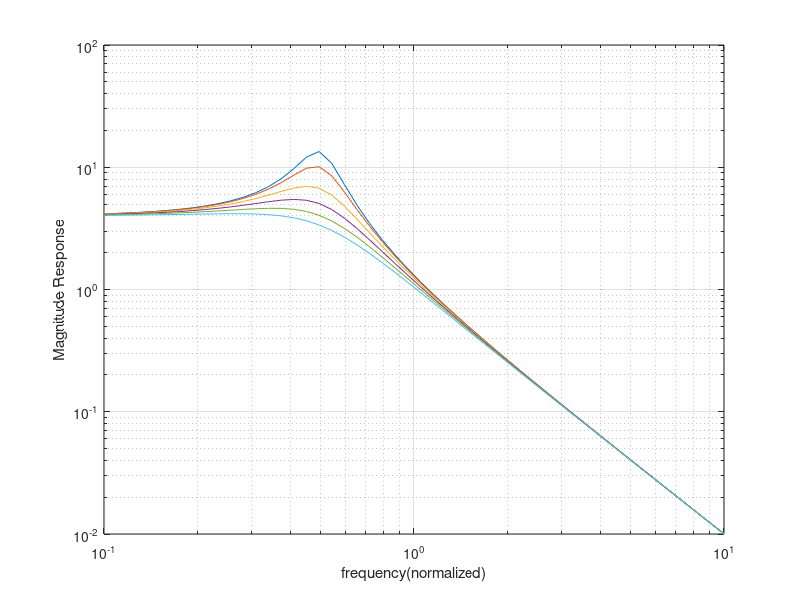
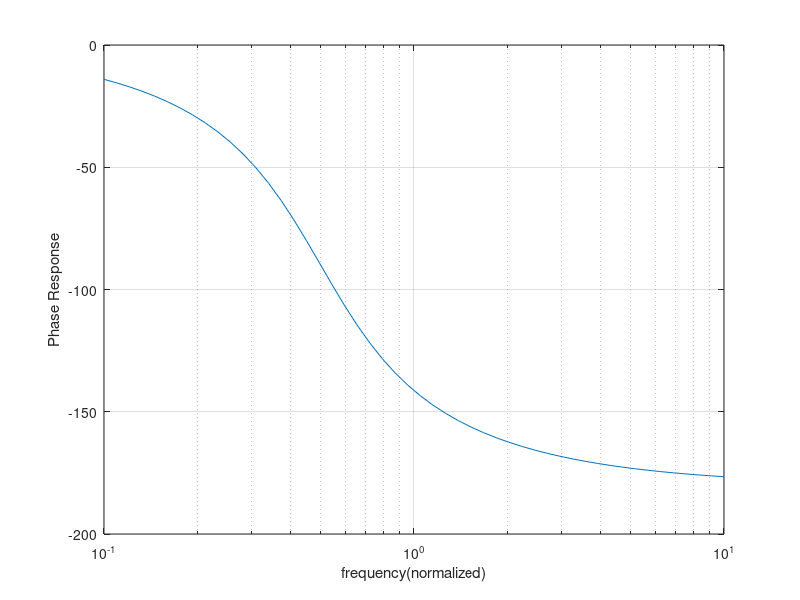

Write MATLAB code to recreate these figures, in order.
% Emmanuel S Akosah     ENGS22
% Lab 4 Fluid Systems Jan 23, 2017



clear all;
wn = 0.5;
w = logspace(-1,1);
dr = [0.15 0.2 0.3 0.4 0.5 0.6];

for n = 1:length(dr)   %loops as many times as the number of different 
                       %damping ratios
    
Response = ((j*w).^2 + 2*dr(n)*wn*j*w + wn^2).^(-1); % general equation for 
Magnitude= abs(Response);                            %response
Phase = angle(Response);
Phase = Phase * (180/pi);                            %express phase in degrees

%Plotting
figure(1)
loglog(w,Magnitude);
xlabel('frequency(normalized)')
ylabel('Magnitude Response')
grid on
hold on

figure(2)
semilogx(w,Phase);
xlabel('frequency(normalized)')
ylabel('Phase Response')
grid on
hold off
end